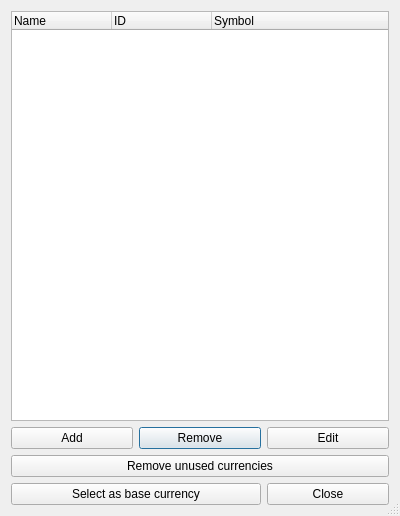
<?xml version="1.0" encoding="UTF-8"?>
<ui version="4.0">
 <class>KCurrencyEditDlg</class>
 <widget class="QDialog" name="KCurrencyEditDlg">
  <property name="geometry">
   <rect>
    <x>0</x>
    <y>0</y>
    <width>400</width>
    <height>516</height>
   </rect>
  </property>
  <property name="windowTitle">
   <string>Currencies</string>
  </property>
  <property name="sizeGripEnabled">
   <bool>true</bool>
  </property>
  <layout class="QVBoxLayout" name="verticalLayout">
   <item>
    <widget class="QTreeWidget" name="m_currencyList">
     <property name="sizePolicy">
      <sizepolicy hsizetype="Expanding" vsizetype="Expanding">
       <horstretch>1</horstretch>
       <verstretch>1</verstretch>
      </sizepolicy>
     </property>
     <property name="contextMenuPolicy">
      <enum>Qt::CustomContextMenu</enum>
     </property>
     <property name="selectionMode">
      <enum>QAbstractItemView::ExtendedSelection</enum>
     </property>
     <property name="rootIsDecorated">
      <bool>false</bool>
     </property>
     <property name="allColumnsShowFocus">
      <bool>true</bool>
     </property>
     <column>
      <property name="text">
       <string comment="@title header of the currency name column">Name</string>
      </property>
     </column>
     <column>
      <property name="text">
       <string>ID</string>
      </property>
     </column>
     <column>
      <property name="text">
       <string>Symbol</string>
      </property>
     </column>
    </widget>
   </item>
   <item>
    <layout class="QGridLayout" name="gridLayout">
     <item row="1" column="1">
      <widget class="QPushButton" name="m_removeCurrencyButton">
       <property name="text">
        <string>Remove</string>
       </property>
       <property name="icon">
        <iconset theme="list-remove">
         <normaloff>.</normaloff>.</iconset>
       </property>
      </widget>
     </item>
     <item row="1" column="0">
      <widget class="QPushButton" name="m_addCurrencyButton">
       <property name="text">
        <string>Add</string>
       </property>
       <property name="icon">
        <iconset theme="list-add">
         <normaloff>.</normaloff>.</iconset>
       </property>
      </widget>
     </item>
     <item row="1" column="2">
      <widget class="QPushButton" name="m_editCurrencyButton">
       <property name="text">
        <string>Edit</string>
       </property>
      </widget>
     </item>
     <item row="2" column="0" colspan="3">
      <widget class="QPushButton" name="m_removeUnusedCurrencyButton">
       <property name="text">
        <string>Remove unused currencies</string>
       </property>
       <property name="icon">
        <iconset theme="edit-clear">
         <normaloff>.</normaloff>.</iconset>
       </property>
      </widget>
     </item>
     <item row="4" column="2">
      <widget class="QPushButton" name="m_closeButton">
       <property name="text">
        <string>Close</string>
       </property>
      </widget>
     </item>
     <item row="4" column="0" colspan="2">
      <widget class="QPushButton" name="m_selectBaseCurrencyButton">
       <property name="text">
        <string>Select as base currency</string>
       </property>
      </widget>
     </item>
    </layout>
   </item>
  </layout>
 </widget>
 <layoutdefault spacing="6" margin="11"/>
 <resources/>
 <connections>
  <connection>
   <sender>m_closeButton</sender>
   <signal>clicked()</signal>
   <receiver>KCurrencyEditDlg</receiver>
   <slot>reject()</slot>
   <hints>
    <hint type="sourcelabel">
     <x>296</x>
     <y>488</y>
    </hint>
    <hint type="destinationlabel">
     <x>199</x>
     <y>257</y>
    </hint>
   </hints>
  </connection>
 </connections>
</ui>
